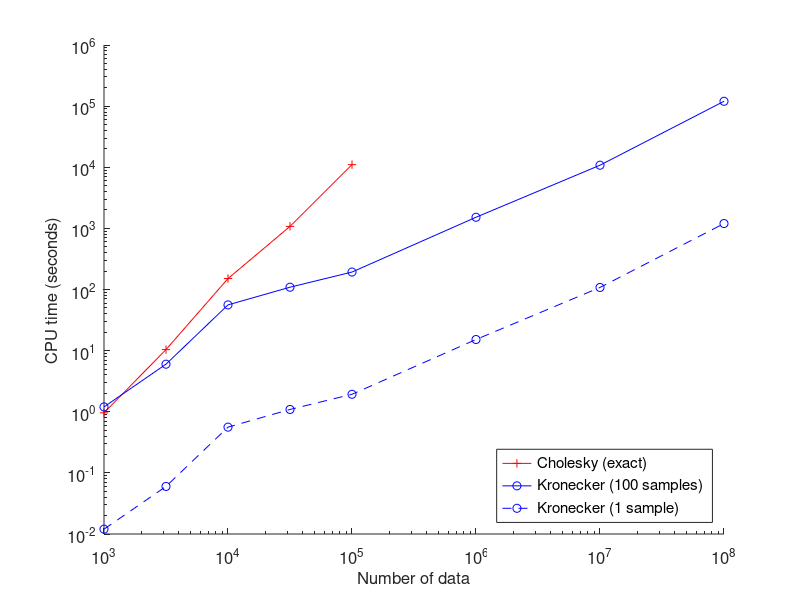

MATLAB code to generate this figure: (Note: this script raises an error after producing the figure.)
function nips2011_plot_comparison()

% Results for F
N_chol = [10^3.0 10^3.5 10^4.0 10^4.5 10^5.0];
t_chol = [  0.96   10.4    151   1078  11036];
%t_chol = [   1.8   14.4    166   1187   5506];
% $$$ N_chol = [1e3 1e4 10^(4.3) 10^(4.5) 10^(4.8)];
% $$$ t_chol = [1.8 173     554      1238     3290];
N_kron = [10^3.0 10^3.5 10^4.0 10^4.5 10^5.0 10^6.0 10^7.0 10^8.0];
t_kron = [0.012    0.06   0.56   1.09   1.93   15.2    108   1200];

figure
loglog(N_chol, t_chol, 'r+-');
hold on
loglog(N_kron, t_kron*1e2, 'bo-');
loglog(N_kron, t_kron, 'bo--');
hl = legend({'Cholesky (exact)', 'Kronecker (100 samples)', 'Kronecker (1 sample)'}, ...
       'Location', 'SouthEast');
hx = xlabel('Number of data');
hy = ylabel('CPU time (seconds)');
%title('Time for inference of F');
%set(gca, 'DataAspectRatio', [1 1 1]);
set(gca, 'FontSize', 12);
set(hl, 'FontSize', 11);
set(hx, 'FontSize', 12);
set(hy, 'FontSize', 12);
set(gca, 'xlim', [1e3 1e8])
%set(gca, 'ylim', [10^(-2) 1e5])
set(gca, 'Box', 'off' );
set_figure_size(10,10)
print('-depsc2', '/home/jluttine/papers/gpkron/fig_artificial_f');

% Results for theta
N_chol = [10^(3.0) 10^(3.5) 10^(4.0) 10^(4.5) 10^(5.0)];
t_chol = [   7.36     36.5     96.9      956     4092];
t_chol2 = [  4.90     19.0     69.4      333     1605];
N_kron = [ 10^3.0 10^3.5 10^4.0 10^4.5 10^5.0 10^6.0 10^7.0 10^8.0];
t_kron = [    0.9    5.6   37.4   50.7    125   1017   5801    NaN];
t_kron2 =[   0.03   0.13    0.8    1.5    2.5   18.5    133   1500];

figure
loglog(N_chol, t_chol, 'r+-');
hold on
loglog(N_chol, t_chol2, 'r+--');
loglog(N_kron, t_kron, 'bo-');
loglog(N_kron, t_kron2, 'bo--');
hl = legend({'Cholesky (effective)', 'Cholesky (single)', ...
             'Kronecker (effective)',  'Kronecker (single)'}, ...
       'Location', 'SouthEast');
hx = xlabel('Number of data');
hy = ylabel('CPU time (seconds)');
%title('Sampling time of \theta')
%set(gca, 'DataAspectRatio', [1 1 1]);
set(gca, 'FontSize', 12);
set(hl, 'FontSize', 11);
set(hx, 'FontSize', 12);
set(hy, 'FontSize', 12);
set(gca, 'xlim', [1e3 1e7])
set(gca, 'Box', 'off' );
set_figure_size(10,10)
print('-depsc2', '/home/jluttine/papers/gpkron/fig_artificial_theta');
